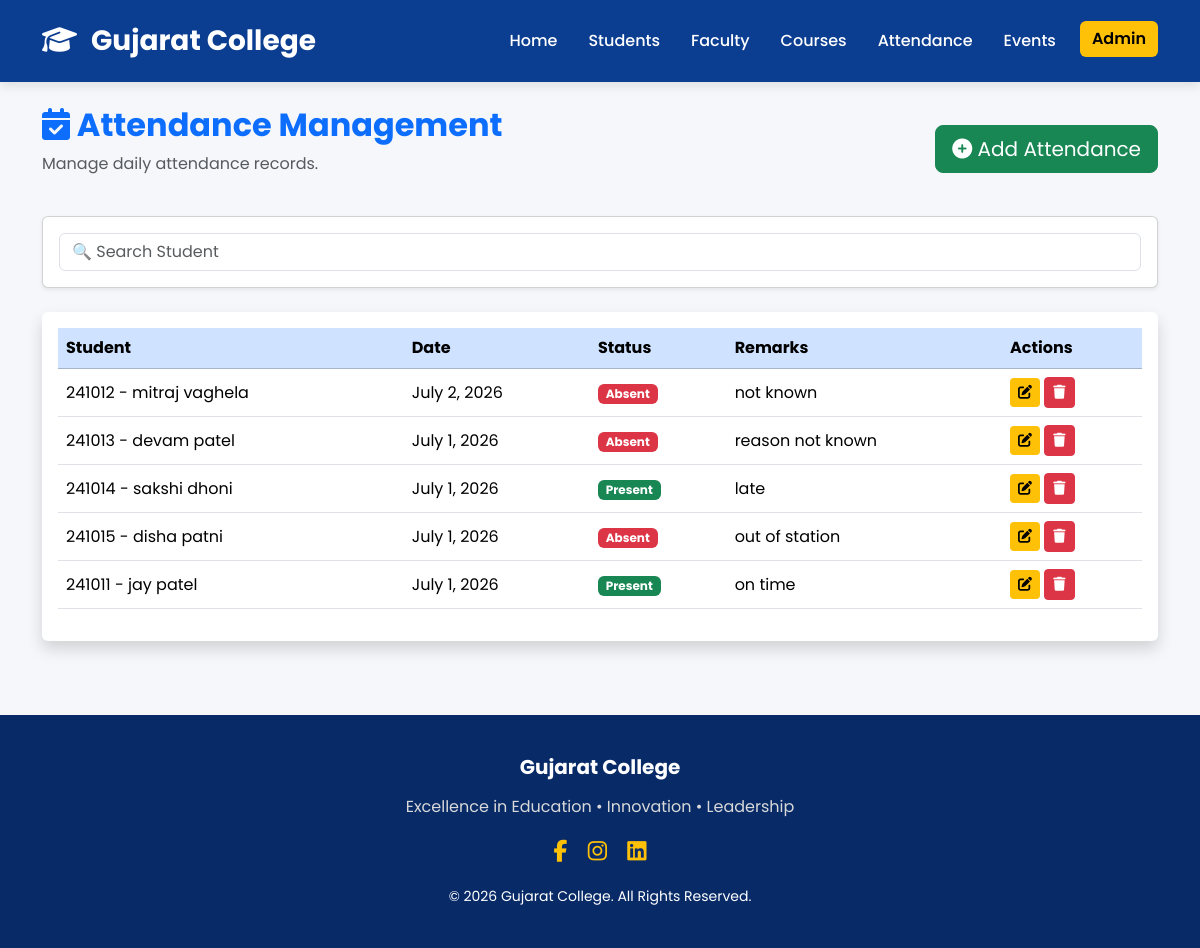
Page /attendance/ (signed in) on the committed database.
### attendance/models.py (models this page shows, shortened)
class Attendance(models.Model):
    STATUS_CHOICES = (
        ("Present", "Present"),
        ("Absent", "Absent"),
        ("Leave", "Leave"),
    )
    student = models.ForeignKey(
        Student,
        on_delete=models.CASCADE
    )
    date = models.DateField()
    status = models.CharField(
        max_length=10,
        choices=STATUS_CHOICES
    )
    remarks = models.CharField(
        max_length=200,
        blank=True
    )
    created_at = models.DateTimeField(
        auto_now_add=True
    )
    class Meta:
        ordering = ["-date"]

### students/models.py (models this page shows)
class Student(models.Model):
    GENDER_CHOICES = (
        ("Male", "Male"),
        ("Female", "Female"),
        ("Other", "Other"),
    )
    student_id = models.CharField(
        max_length=20,
        unique=True
    )
    first_name = models.CharField(
        max_length=100
    )
    last_name = models.CharField(
        max_length=100
    )
    email = models.EmailField(
        unique=True
    )
    phone = models.CharField(
        max_length=15
    )
    gender = models.CharField(
        max_length=10,
        choices=GENDER_CHOICES
    )
    date_of_birth = models.DateField()
    address = models.TextField()
    course = models.CharField(
        max_length=100
    )
    semester = models.IntegerField()
    admission_date = models.DateField()
    photo = models.ImageField(
        upload_to="students/",
        blank=True,
        null=True
    )
    created_at = models.DateTimeField(
        auto_now_add=True
    )
    updated_at = models.DateTimeField(
        auto_now=True
    )
    class Meta:
        ordering = ["student_id"]
    def __str__(self):
        return f"{self.student_id} - {self.first_name} {self.last_name}"

### attendance/views.py (the view)
@login_required(login_url="login")
def attendance_list(request):
    attendance = Attendance.objects.select_related("student").all()
    return render(
        request,
        "attendance/attendance_list.html",
        {
            "attendance": attendance
        }
    )

### templates/attendance/attendance_list.html (shortened to what this page needs)
{% extends 'base.html' %}
{% block content %}
<div class="container py-4">
    <div class="d-flex justify-content-between align-items-center mb-4">
        <div>
            <h2 class="fw-bold text-primary">
                <i class="fas fa-calendar-check"></i>
                Attendance Management
            </h2>
            <p class="text-muted">
                Manage daily attendance records.
            </p>
        </div>
        <a href="{% url 'add_attendance' %}" class="btn btn-success btn-lg">
            <i class="fas fa-plus-circle"></i>
            Add Attendance
        </a>
    </div>
    <div class="card shadow-sm mb-4">
        <div class="card-body">
            <input
                type="text"
                id="attendanceSearch"
                class="form-control"
                placeholder="🔍 Search Student">
        </div>
    </div>
    <div class="card shadow border-0">
        <div class="card-body">
            <div class="table-responsive">
                <table class="table table-hover align-middle" id="attendanceTable">
                    <thead class="table-primary">
                        <tr>
                            <th>Student</th>
                            <th>Date</th>
                            <th>Status</th>
                            <th>Remarks</th>
                            <th>Actions</th>
                        </tr>
                    </thead>
                    <tbody>
                        {% for record in attendance %}
                        <tr>
                            <td>
                                {{ record.student }}
                            </td>
                            <td>
                                {{ record.date }}
                            </td>
                            <td>
                                {% if record.status == "Present" %}
                                    <span class="badge bg-success">
                                        Present
                                    </span>
                                {% elif record.status == "Absent" %}
                                    <span class="badge bg-danger">
                                        Absent
                                    </span>
                                {% else %}
                                    <span class="badge bg-warning text-dark">
                                        Leave
                                    </span>
                                {% endif %}
                            </td>
                            <td>
                                {{ record.remarks }}
                            </td>
                            <td>
                                <a href="{% url 'edit_attendance' record.id %}"
                                   class="btn btn-warning btn-sm">
                                    <i class="fas fa-edit"></i>
                                </a>
                                <a href="{% url 'delete_attendance' record.id %}"
                                   class="btn btn-danger btn-sm">
                                    <i class="fas fa-trash"></i>
                                </a>
                            </td>
                        </tr>
                        {% empty %}
                        <tr>
                            <td colspan="5" class="text-center py-5">
                                <h4>No Attendance Records Found</h4>
                            </td>
                        </tr>
                        {% endfor %}
                    </tbody>
                </table>
            </div>
        </div>
    </div>
</div>
{% endblock %}

### static/css/style.css (style rules this page uses)
* { margin:0; padding:0; box-sizing:border-box; font-family:'Poppins',sans-serif; }
body { background:#f5f7fa; color:#333; }
.btn-warning { background:#ffc107; border:none; color:#000; font-weight:600; }

### rows in the picture
Attendance: student "241012 - mitraj vaghela", date "July 2, 2026", status "Absent", remarks "not known"
Attendance: student "241013 - devam patel", date "July 1, 2026", status "Absent", remarks "reason not known"
Attendance: student "241014 - sakshi dhoni", date "July 1, 2026", status "Present", remarks "late"
Attendance: student "241015 - disha patni", date "July 1, 2026", status "Absent", remarks "out of station"
Attendance: student "241011 - jay patel", date "July 1, 2026", status "Present", remarks "on time"
